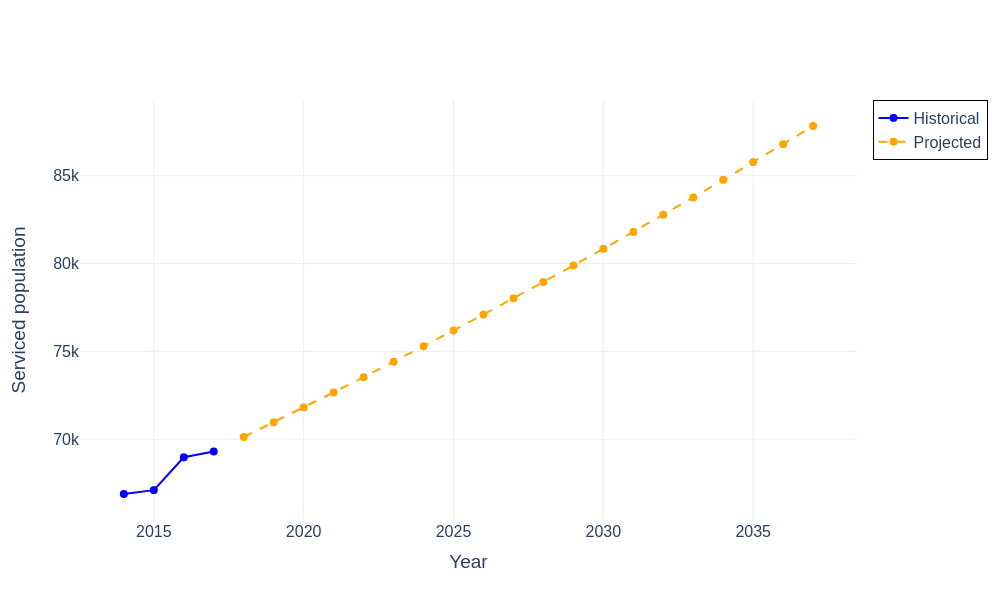

The script that drew this image:
# filename: population_projection_20yr.py
import pandas as pd
import plotly.graph_objects as go

# Load population data
file_name = "WWTP_medium.xlsx"
pop_sheet = "population"
df_pop = pd.read_excel(file_name, sheet_name=pop_sheet)

# Restrict to 2014-2017 historical years
df_hist = df_pop[(df_pop["Year"] >= 2014) & (df_pop["Year"] <= 2017)].copy()

# Calculate CAGR over 2014-2017
P0 = df_hist.loc[df_hist["Year"] == 2014, "Serviced Population"].values[0]
Pn = df_hist.loc[df_hist["Year"] == 2017, "Serviced Population"].values[0]
n = 2017 - 2014  # =3
cagr_fraction = (Pn / P0) ** (1 / n) - 1
cagr_percent = cagr_fraction * 100

# Projection years 2018-2037 (20 years)
proj_years = list(range(2018, 2038))
pop_2017 = Pn
proj_pops = [pop_2017 * (1 + cagr_fraction) ** (y - 2017) for y in proj_years]

# Compose DataFrame for projection
df_proj = pd.DataFrame({
    "Year": proj_years,
    "Serviced Population": proj_pops
})

# Assign Series labels
df_hist["Series"] = "Historical"
df_proj["Series"] = "Projected"

# Add growth rate column to both
df_hist["Applied_annual_growth_rate_percent"] = cagr_percent
df_proj["Applied_annual_growth_rate_percent"] = cagr_percent

# Combine historical and projected
df_combined = pd.concat([df_hist, df_proj], ignore_index=True)

# Save CSV of combined data
csv_filename = "population_projection_20yr.csv"
df_combined.to_csv(csv_filename, index=False)

# Create the plotly line chart
fig = go.Figure()

# Historical line (solid)
df_hist_sorted = df_hist.sort_values("Year")
fig.add_trace(go.Scatter(
    x=df_hist_sorted["Year"],
    y=df_hist_sorted["Serviced Population"],
    mode="lines+markers",
    name="Historical",
    line=dict(color="blue", dash="solid"),
    marker=dict(symbol="circle", size=8)
))

# Projected line (dashed)
df_proj_sorted = df_proj.sort_values("Year")
fig.add_trace(go.Scatter(
    x=df_proj_sorted["Year"],
    y=df_proj_sorted["Serviced Population"],
    mode="lines+markers",
    name="Projected",
    line=dict(color="orange", dash="dash"),
    marker=dict(symbol="circle", size=8)
))

# Update layout
fig.update_layout(
    xaxis_title="Year",
    yaxis_title="Serviced population",
    font=dict(size=16),
    template="plotly_white",
    yaxis=dict(showgrid=True, zeroline=False),
    legend=dict(
        bordercolor="black",
        borderwidth=1
    )
)

# Save outputs
base_filename = "population_projection_20yr"
html_filename = base_filename + ".html"
png_filename = base_filename + ".png"

fig.write_html(html_filename, include_plotlyjs='cdn', full_html=True)
fig.write_image(png_filename, width=1000, height=600)

# Print output filenames
print(base_filename + ".py")
print(csv_filename)
print(html_filename)
print(png_filename)
